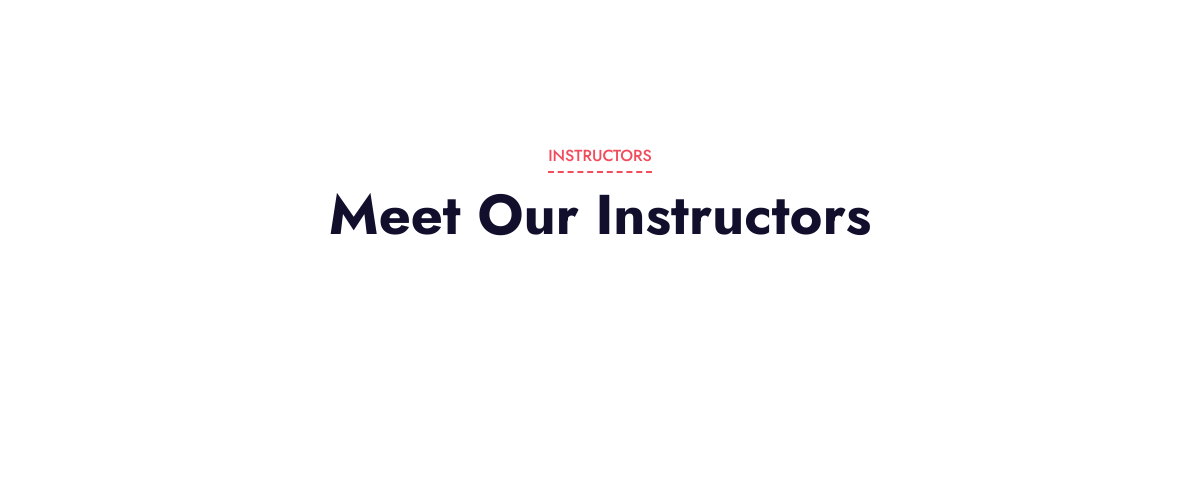
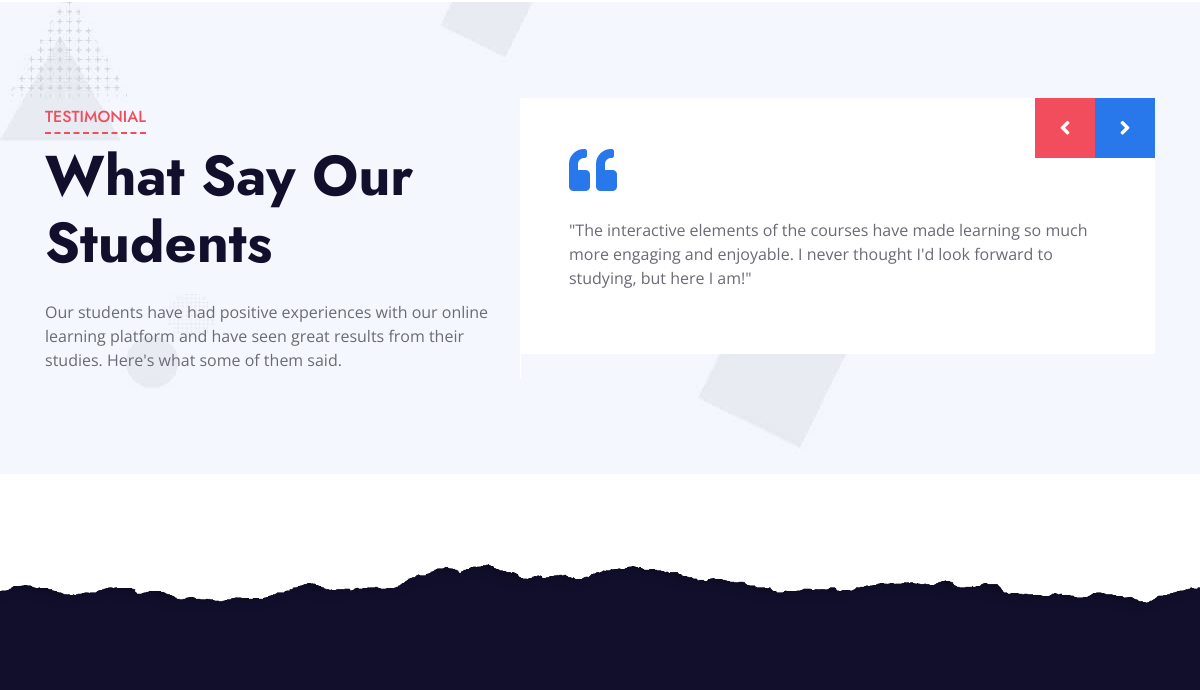
Before: / (middle part) with the older database file (2 pictures, top to bottom).
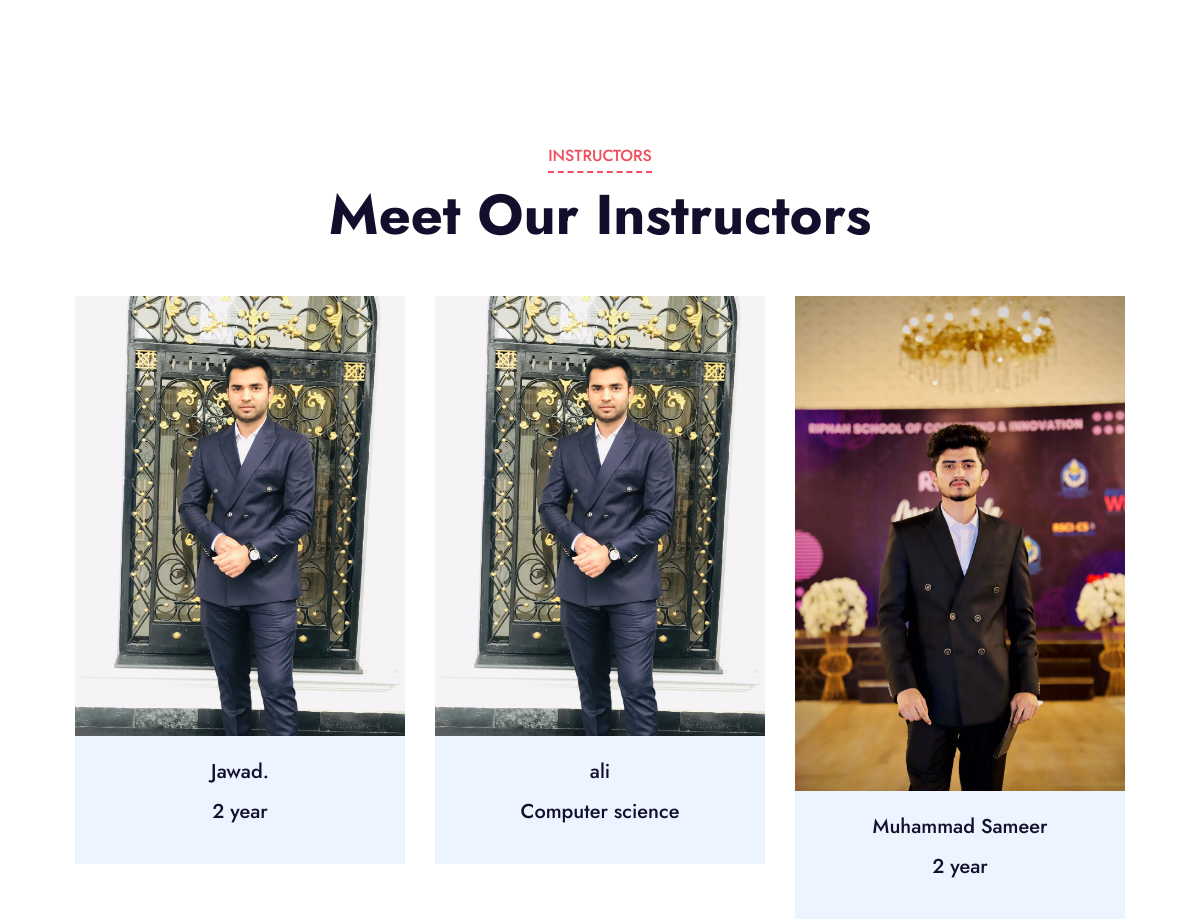
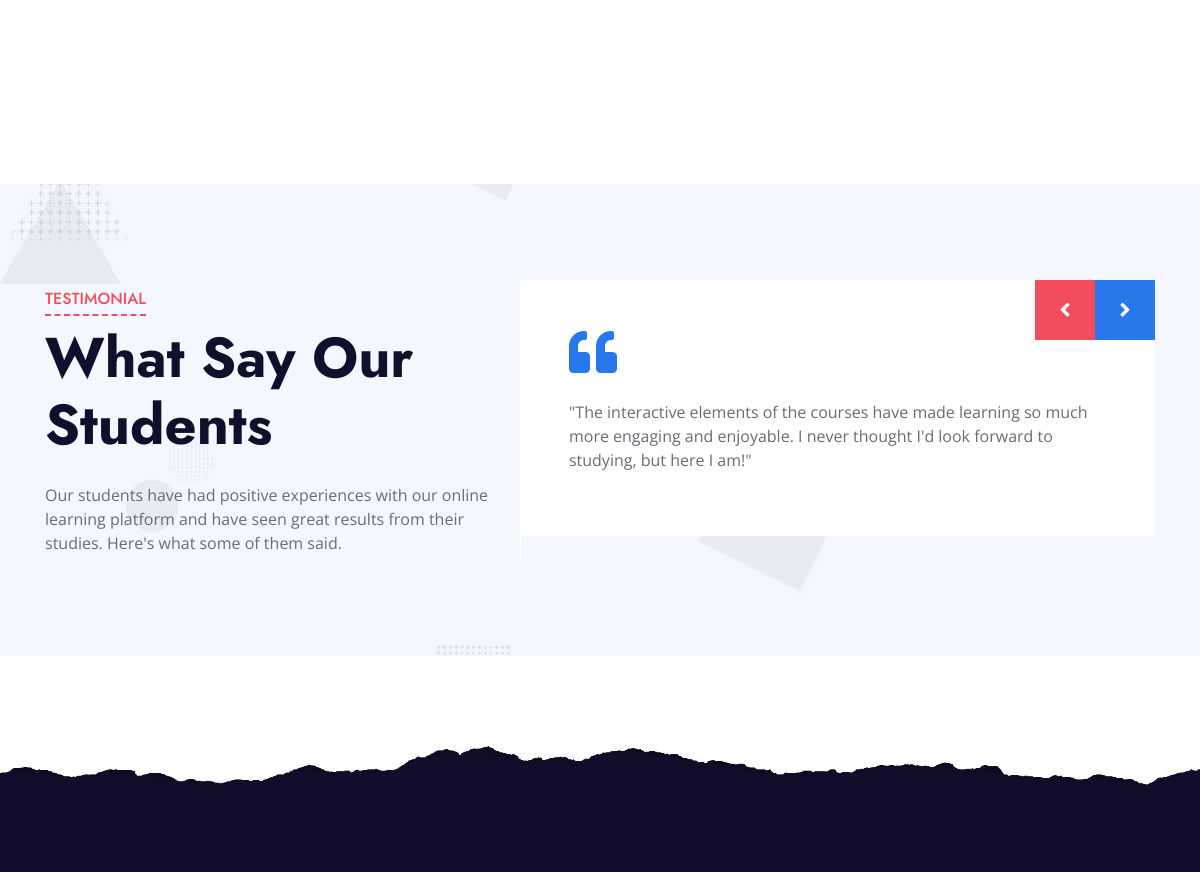
After: the same page with the newer database file (2 pictures, top to bottom).
### tables this page shows
CREATE TABLE `users` (
  `id` int(255) NOT NULL,
  `fname` varchar(255) NOT NULL,
  `lname` varchar(255) NOT NULL,
  `phone` int(255) NOT NULL,
  `email` varchar(255) NOT NULL,
  `user_type` varchar(255) NOT NULL,
  `password` varchar(255) NOT NULL,
  `verification_code` varchar(255) DEFAULT NULL,
  `create_date` datetime NOT NULL
);

CREATE TABLE `profile_t` (
  `address` varchar(255) NOT NULL,
  `postal_code` varchar(255) NOT NULL,
  `area` varchar(255) NOT NULL,
  `country` varchar(255) NOT NULL,
  `state` varchar(255) NOT NULL,
  `ehistory` varchar(255) NOT NULL,
  `experience` varchar(255) NOT NULL,
  `degree` longblob NOT NULL,
  `picture` longblob NOT NULL,
  `hourly_rate` decimal(10,2) NOT NULL,
  `id` int(255) NOT NULL
);

### index.php (the view, shortened to what this page needs)
<!DOCTYPE html>
<html lang="en">
<head>
    <link href="https://cdnjs.cloudflare.com/ajax/libs/font-awesome/5.10.0/css/all.min.css" rel="stylesheet">
    <link href="lib/owlcarousel/assets/owl.carousel.min.css" rel="stylesheet">
    <link href="css/style.css" rel="stylesheet">
</head>
<body>
    <div class="container-fluid px-0 py-5">
    </div>
    <?php
require('./dbcon.php');
$sql="SELECT users.fname,profile_t.picture,profile_t.experience FROM users JOIN profile_t ON users.id=profile_t.id";
$sql_run=mysqli_query($con,$sql);
?>
    <div class="container-fluid py-5">
        <div class="container py-5">
            <div class="section-title text-center position-relative mb-5">
                <h6 class="d-inline-block position-relative text-secondary text-uppercase pb-2">Instructors</h6>
                <h1 class="display-4">Meet Our Instructors</h1>
            </div>
            <div class="owl-carousel team-carousel position-relative" style="padding: 0 30px;">
            <?php
            if (mysqli_num_rows($sql_run)>0) {
                while ($row=mysqli_fetch_assoc($sql_run)) {
                    ?>
                <div class="team-item">
                    <img class="img-fluid w-100" src="uploads/<?php echo $row['picture'];?>" alt="">
                    <div class="bg-light text-center p-4">
                        <h5 class="mb-3"><?php echo $row['fname'];?></h5>
                        <h5 class="mb-3"><?php echo $row['experience'];?></h5>
                    </div>
                </div>
            <?php
                }
            }
            ?>
             </div>
        </div>
    </div>
    <div class="container-fluid bg-image py-5" style="margin: 90px 0;">
        <div class="container py-5">
            <div class="row align-items-center">
                <div class="col-lg-5 mb-5 mb-lg-0">
                    <div class="section-title position-relative mb-4">
                        <h6 class="d-inline-block position-relative text-secondary text-uppercase pb-2">Testimonial</h6>
                        <h1 class="display-4">What Say Our Students</h1>
                    </div>
                    <p class="m-0">Our students have had positive experiences with our online learning platform and have seen great results from their studies. Here's what some of them said.</p>
                </div>
                <div class="col-lg-7">
                    <div class="owl-carousel testimonial-carousel">
                        <div class="bg-white p-5">
                            <i class="fa fa-3x fa-quote-left text-primary mb-4"></i>
                            <p>"The interactive elements of the courses have made learning so much more engaging and enjoyable. I never thought I'd look forward to studying, but here I am!"</p>
                        </div>
                    </div>
                </div>
            </div>
        </div>
    </div>
    <?php
    include('./footer.php');
    ?>
</body>
</html>

Changed rows visible on the page:
now on this page (row edited): users: profile_t.picture (picture), fname "Jawad.", profile_t.experience "2 year"
now on this page (row unchanged): users: profile_t.picture (picture), fname "ali", profile_t.experience "Computer science"
added users: profile_t.picture (picture), fname "Muhammad Sameer", profile_t.experience "2 year"
